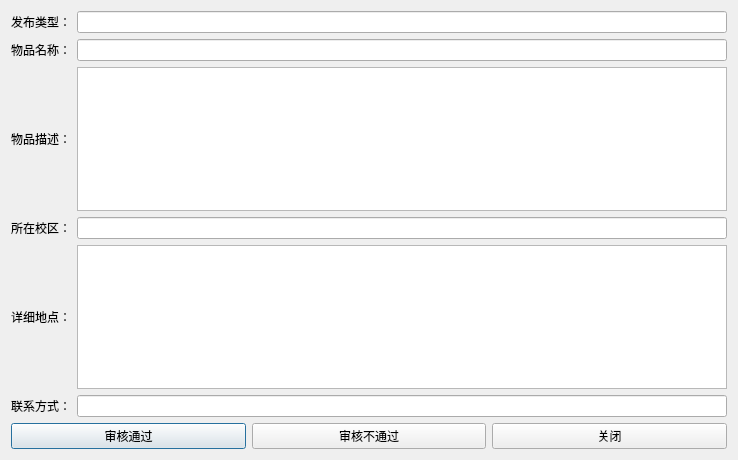
<?xml version="1.0" encoding="UTF-8"?>
<ui version="4.0">
 <class>CheckinDialog</class>
 <widget class="QDialog" name="CheckinDialog">
  <property name="geometry">
   <rect>
    <x>0</x>
    <y>0</y>
    <width>738</width>
    <height>460</height>
   </rect>
  </property>
  <property name="windowTitle">
   <string>审核物品</string>
  </property>
  <property name="windowIcon">
   <iconset resource="resources.qrc">
    <normaloff>:/resources/Lost_And_Found.ico</normaloff>:/resources/Lost_And_Found.ico</iconset>
  </property>
  <layout class="QVBoxLayout" name="verticalLayout">
   <item>
    <layout class="QVBoxLayout" name="verticalLayout_2">
     <item>
      <layout class="QHBoxLayout" name="horizontalLayout_8">
       <item>
        <widget class="QLabel" name="label">
         <property name="text">
          <string>发布类型：</string>
         </property>
        </widget>
       </item>
       <item>
        <widget class="QLineEdit" name="lineEditType">
         <property name="readOnly">
          <bool>true</bool>
         </property>
        </widget>
       </item>
      </layout>
     </item>
     <item>
      <layout class="QHBoxLayout" name="horizontalLayout_7">
       <item>
        <widget class="QLabel" name="label_2">
         <property name="text">
          <string>物品名称：</string>
         </property>
        </widget>
       </item>
       <item>
        <widget class="QLineEdit" name="lineEditName">
         <property name="readOnly">
          <bool>true</bool>
         </property>
        </widget>
       </item>
      </layout>
     </item>
     <item>
      <layout class="QHBoxLayout" name="horizontalLayout_6">
       <item>
        <widget class="QLabel" name="label_3">
         <property name="text">
          <string>物品描述：</string>
         </property>
        </widget>
       </item>
       <item>
        <widget class="QTextBrowser" name="textBrowserDes"/>
       </item>
      </layout>
     </item>
     <item>
      <layout class="QHBoxLayout" name="horizontalLayout_4">
       <item>
        <widget class="QLabel" name="label_4">
         <property name="text">
          <string>所在校区：</string>
         </property>
        </widget>
       </item>
       <item>
        <widget class="QLineEdit" name="lineEditPlace">
         <property name="readOnly">
          <bool>true</bool>
         </property>
        </widget>
       </item>
      </layout>
     </item>
     <item>
      <layout class="QHBoxLayout" name="horizontalLayout_2">
       <item>
        <widget class="QLabel" name="label_5">
         <property name="text">
          <string>详细地点：</string>
         </property>
        </widget>
       </item>
       <item>
        <widget class="QTextBrowser" name="textBrowserPlace"/>
       </item>
      </layout>
     </item>
     <item>
      <layout class="QHBoxLayout" name="horizontalLayout_3">
       <item>
        <widget class="QLabel" name="label_6">
         <property name="text">
          <string>联系方式：</string>
         </property>
        </widget>
       </item>
       <item>
        <widget class="QLineEdit" name="lineEditCom">
         <property name="readOnly">
          <bool>true</bool>
         </property>
        </widget>
       </item>
      </layout>
     </item>
    </layout>
   </item>
   <item>
    <layout class="QHBoxLayout" name="horizontalLayout">
     <item>
      <widget class="QPushButton" name="pushButtonPass">
       <property name="text">
        <string>审核通过</string>
       </property>
      </widget>
     </item>
     <item>
      <widget class="QPushButton" name="pushButtonDeny">
       <property name="text">
        <string>审核不通过</string>
       </property>
      </widget>
     </item>
     <item>
      <widget class="QPushButton" name="pushButtonQuit">
       <property name="text">
        <string>关闭</string>
       </property>
      </widget>
     </item>
    </layout>
   </item>
  </layout>
 </widget>
 <resources>
  <include location="resources.qrc"/>
 </resources>
 <connections/>
</ui>
